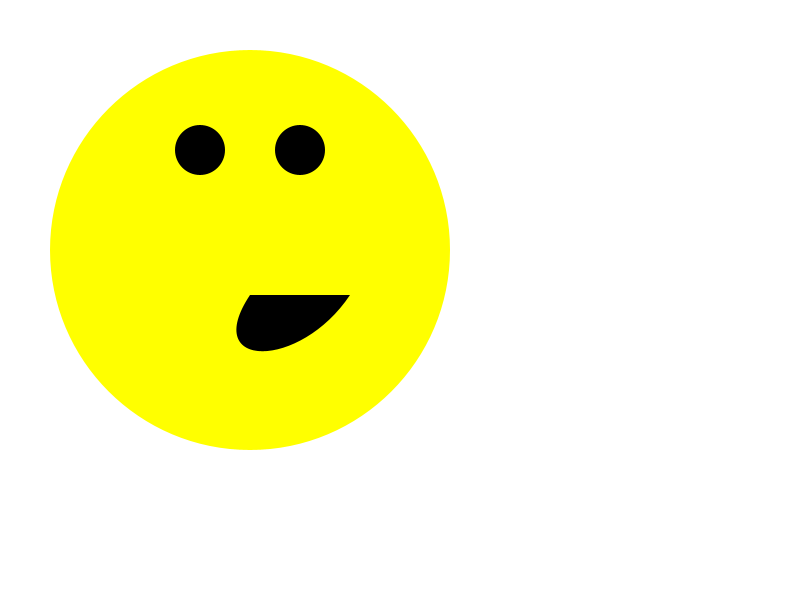
Frame 1 (no input)
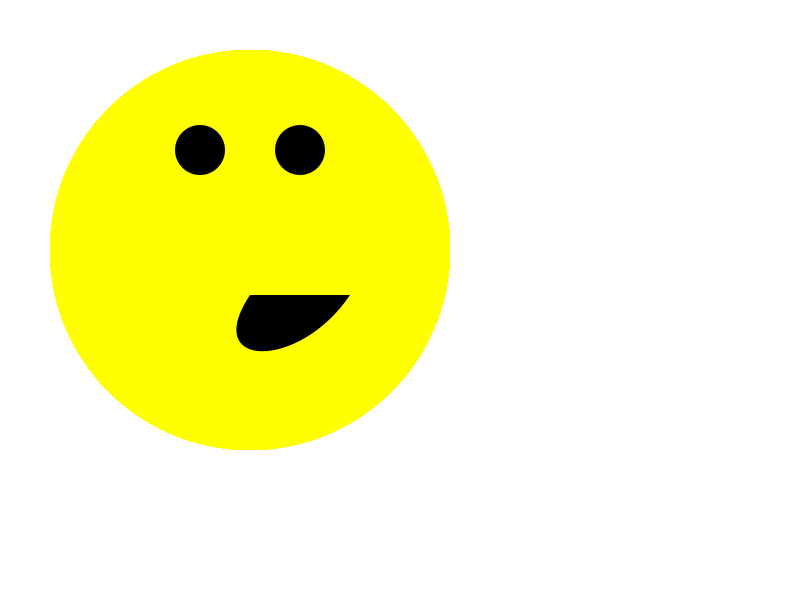
Frame 60 (the mouse pressed at the canvas centre just before this capture)
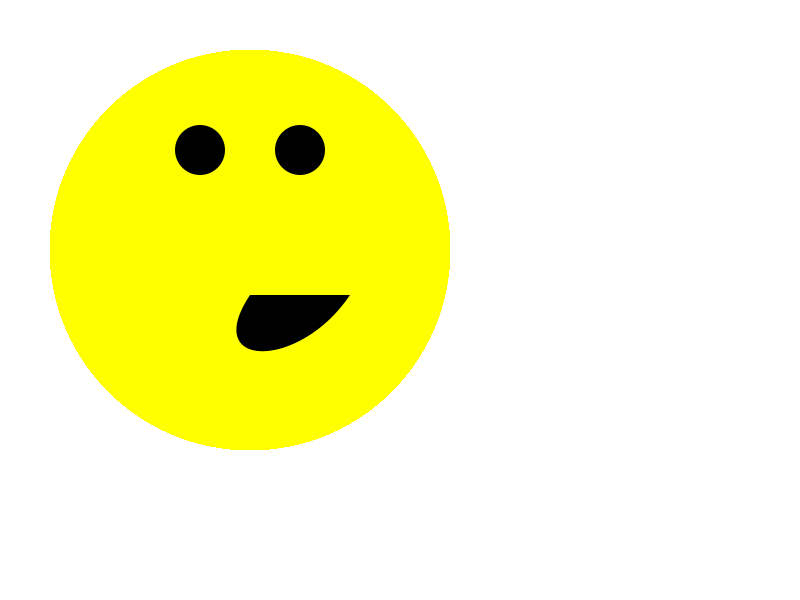
Frame 120 (the mouse held since frame 60 and released just before this capture)

The Processing sketch that drew these frames (run headless with seeded random() and noise(); from frame 60 on, the mouse is pressed at the canvas centre):

// Processing sketch: processing_168800
// ── processing_168800.pde

void setup(){
         size(800, 600);
         smooth();
         background(255, 255, 255);
         noStroke();
}
void draw(){
         fill(255, 255, 0);
         ellipse(250, 250, 400, 400);
         fill(0, 0, 0);
         ellipse(200, 150, 50, 50);
         fill(0, 0, 0);
         ellipse(300, 150, 50, 50);
         bezier(250, 295, 200, 370, 300, 370, 350, 295);
}
